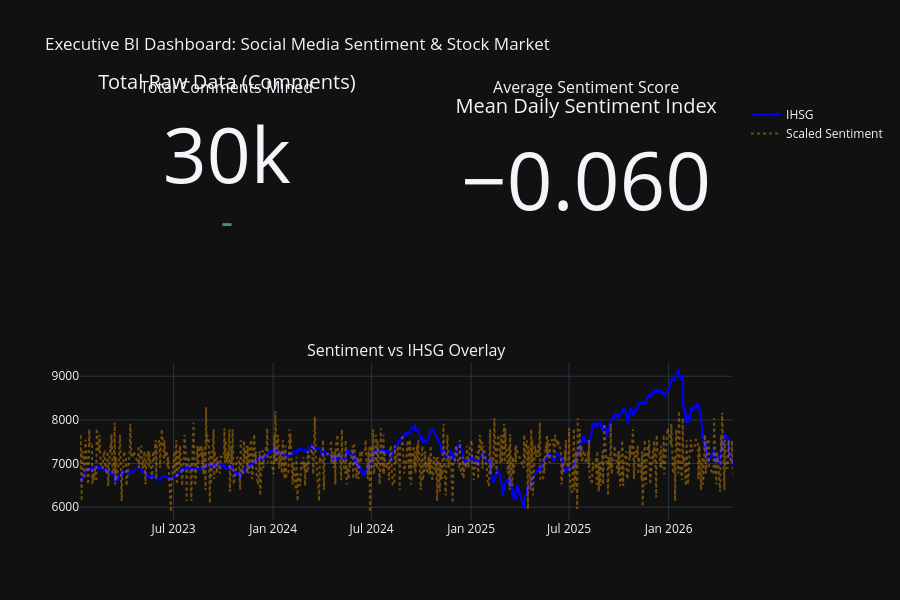

The notebook cell this image was saved under:
### Markdown cell above
## 15. Dashboard Business Intelligence
Using Plotly to create an interactive snapshot dashboard summarizing KPIs.

### Code cell
fig = make_subplots(
    rows=2, cols=2,
    specs=[[{"type": "indicator"}, {"type": "indicator"}],
           [{"colspan": 2, "type": "xy"}, None]],
    subplot_titles=("Total Comments Mined", "Average Sentiment Score", "Sentiment vs IHSG Overlay")
)

# KPI 1
fig.add_trace(go.Indicator(
    mode = "number+delta",
    value = len(df_ig),
    title = {"text": "Total Raw Data (Comments)"},
    domain = {'row': 0, 'column': 0}),
    row=1, col=1
)

# KPI 2
fig.add_trace(go.Indicator(
    mode = "number",
    value = df_market['DSI'].mean(),
    number = {'valueformat': '.3f'},
    title = {"text": "Mean Daily Sentiment Index"},
    domain = {'row': 0, 'column': 1}),
    row=1, col=2
)

# Main Chart
fig.add_trace(go.Scatter(x=df_market['Date'], y=df_market['Close'], name="IHSG", line=dict(color='blue')), row=2, col=1)
# Create a secondary axis representation for sentiment on the same plot for visual comparison
scaled_sentiment = df_market['DSI'] * (df_market['Close'].max() - df_market['Close'].min()) + df_market['Close'].mean()
fig.add_trace(go.Scatter(x=df_market['Date'], y=scaled_sentiment, name="Scaled Sentiment", opacity=0.4, line=dict(color='orange', dash='dot')), row=2, col=1)

fig.update_layout(height=600, template='plotly_dark', title_text="Executive BI Dashboard: Social Media Sentiment & Stock Market")
fig.show()

### Figure 1 — Plotly figure (JSON) as saved in the notebook; plotly's stock layout.template omitted (floating-point values rounded to 4 significant figures; data arrays with more than 128 entries replaced by an {"elided": "..."} marker saying what was removed)
{"data": [{"domain": {"column": 0, "row": 0, "x": [0, 0.45], "y": [0.625, 1]}, "mode": "number+delta", "title": {"text": "Total Raw Data (Comments)"}, "type": "indicator", "value": 30000}, {"domain": {"column": 1, "row": 0, "x": [0.55, 1], "y": [0.625, 1]}, "mode": "number", "number": {"valueformat": ".3f"}, "title": {"text": "Mean Daily Sentiment Index"}, "type": "indicator", "value": -0.0601}, {"line": {"color": "blue"}, "name": "IHSG", "type": "scatter", "x": {"elided": "783 str values"}, "xaxis": "x", "y": {"elided": "783 float values"}, "yaxis": "y"}, {"line": {"color": "orange", "dash": "dot"}, "name": "Scaled Sentiment", "opacity": 0.4, "type": "scatter", "x": {"elided": "783 str values"}, "xaxis": "x", "y": {"elided": "783 float values"}, "yaxis": "y"}], "layout": {"annotations": [{"font": {"size": 16}, "showarrow": false, "text": "Total Comments Mined", "x": 0.225, "xanchor": "center", "xref": "paper", "y": 1, "yanchor": "bottom", "yref": "paper"}, {"font": {"size": 16}, "showarrow": false, "text": "Average Sentiment Score", "x": 0.775, "xanchor": "center", "xref": "paper", "y": 1, "yanchor": "bottom", "yref": "paper"}, {"font": {"size": 16}, "showarrow": false, "text": "Sentiment vs IHSG Overlay", "x": 0.5, "xanchor": "center", "xref": "paper", "y": 0.375, "yanchor": "bottom", "yref": "paper"}], "height": 600, "title": {"text": "Executive BI Dashboard: Social Media Sentiment & Stock Market"}, "xaxis": {"anchor": "y", "domain": [0, 1]}, "yaxis": {"anchor": "x", "domain": [0, 0.375]}}}
